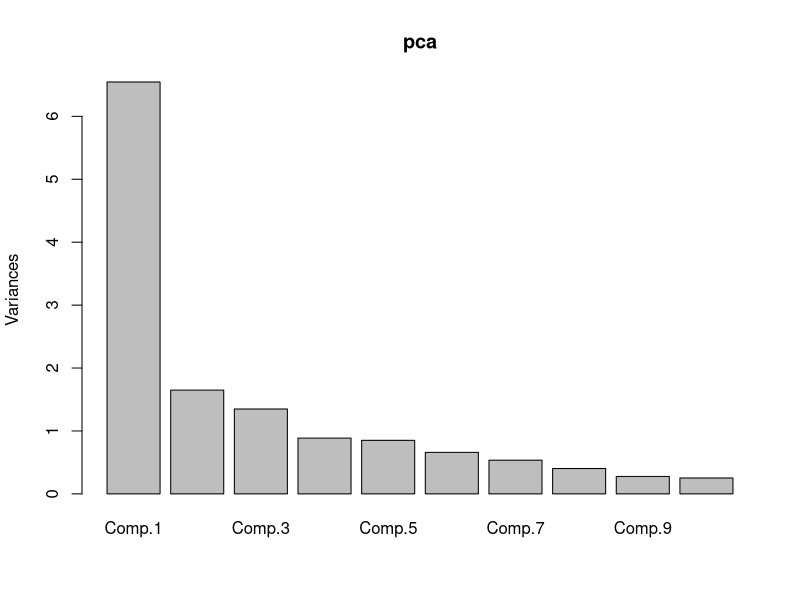

Recreate this plot in R.
## ---- chunk 1
library(MASS)
data <- Boston
summary(data)
cor(data)
## ---- chunk 2
pca <- princomp(data,cor = TRUE)
summary(pca,loadings = TRUE)
## ---- chunk 3
plot(pca)
